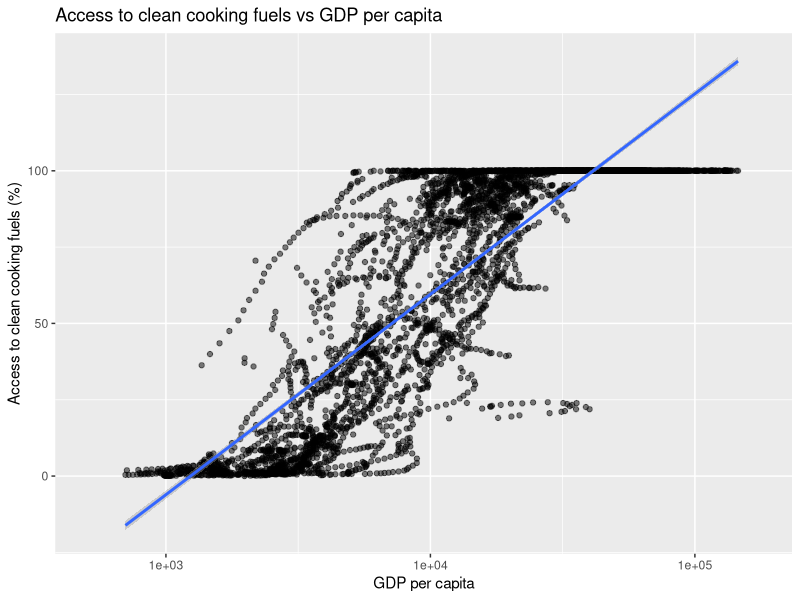

Generate this figure with R:
## ---- chunk 1
library(tidyverse)
data <- read_csv("access-to-clean-fuels-for-cooking-vs-gdp-per-capita.csv")

ggplot(data, aes(
  x = `GDP per capita`,
  y = `Access to clean fuels and technologies for cooking`
)) +
    geom_point(alpha = 0.5) +
  geom_smooth(method = "lm") +
  scale_x_log10() +
  labs(
    x = "GDP per capita",
    y = "Access to clean cooking fuels (%)",
    title = "Access to clean cooking fuels vs GDP per capita"
  )
## ---- chunk 2
# Add income group column
data <- data |>
  mutate(income_group = case_when(
    `GDP per capita` < 1000  ~ "Low income",
    `GDP per capita` < 12000 ~ "Middle income",
    TRUE                     ~ "High income"
  ))|>
  filter(`Access to clean fuels and technologies for cooking` <= 100)  # remove bad values
